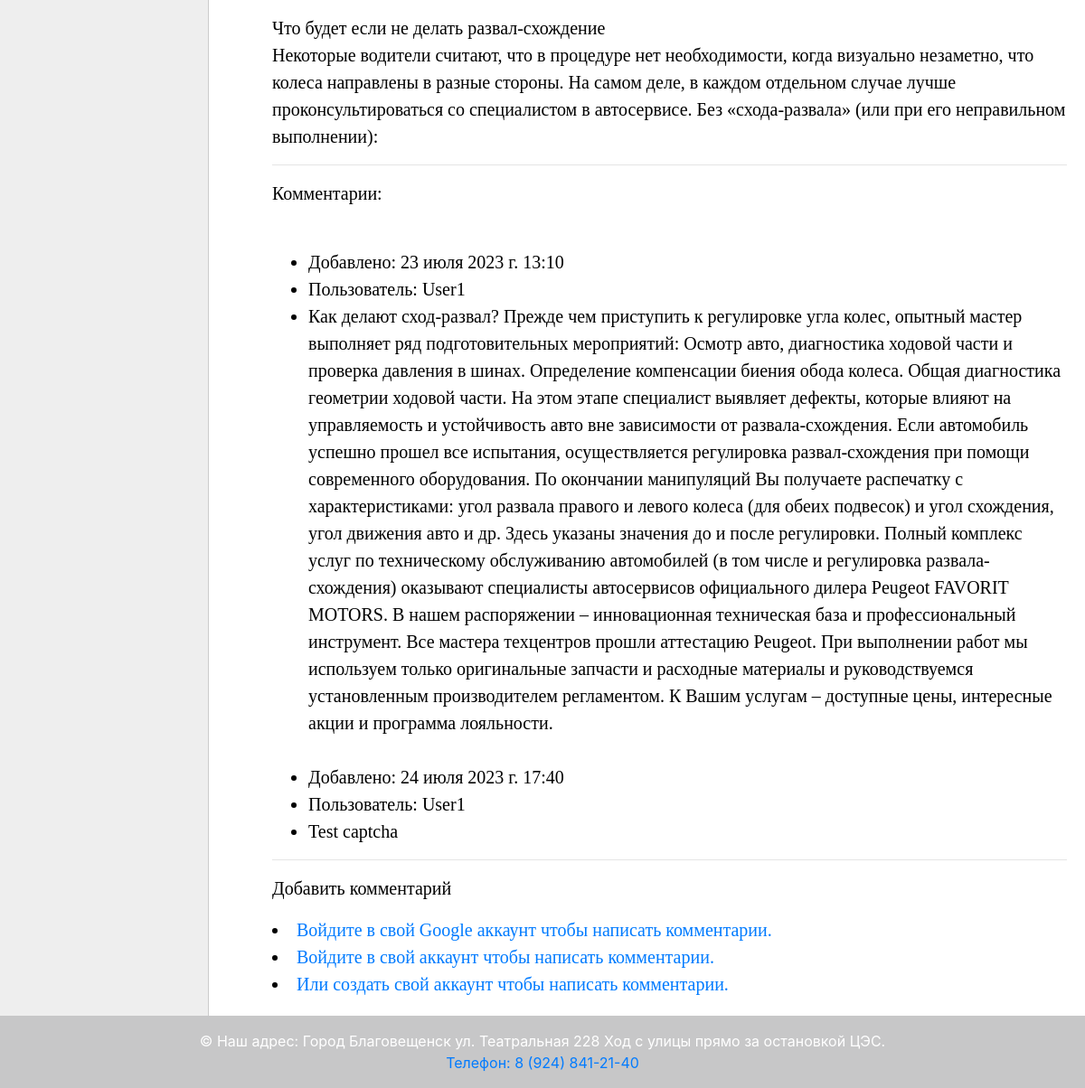
Page /service/razval-shozhdenie-legkovyh-avto/ (lower part) on the earlier database version.
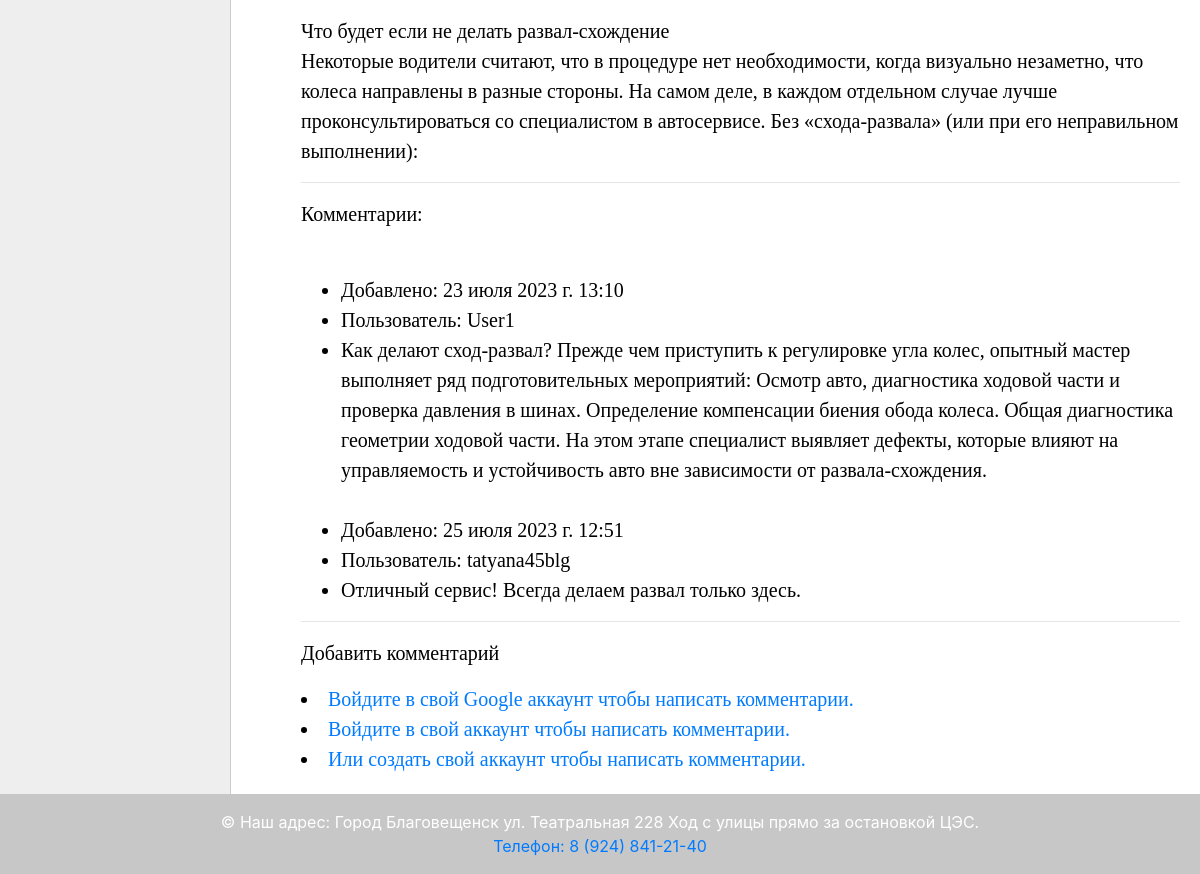
Same page on the later database version.
### avto_tochka/models.py (models this page shows)
class Comments(models.Model):
    class Meta:
        db_table = "comments"
        verbose_name = 'Комментарий'
        verbose_name_plural = 'Комментарии'
    user = models.ForeignKey(User, on_delete=models.CASCADE, verbose_name='Автор комментария')
    post = models.ForeignKey(Service, on_delete=models.CASCADE, verbose_name='Комментарий к услуге',
                             related_name='comments_service')
    text = models.TextField(verbose_name='Текст комментария', max_length=2500)
    created = models.DateTimeField("Добавлен", auto_now_add=True)
    status = models.BooleanField(default=False, verbose_name='Разрещение на публикацию')

### avto_tochka/views.py (the view, shortened to what this page needs)
# urls.py: path('service/<slug:service_slug>/', ShowService.as_view(), name='service'),
class ShowService(FormMixin, DataMixin, DetailView):
    model = Service
    template_name = 'avto_tochka/service.html'
    slug_url_kwarg = 'service_slug'
    context_object_name = 'service'
    form_class = CommentForm
    def get_context_data(self, *, object_list=None, **kwargs):
        context = super().get_context_data(**kwargs)
        c_def = self.get_user_context(title=context['service'], cat_selected=None)
        return dict(list(context.items()) + list(c_def.items()))

### avto_tochka/models.py (called while the page is built)
    def __str__(self):
        return self.title

    def get_absolute_url(self):
        return reverse('category', kwargs={'cat_slug': self.slug})

### avto_tochka/utils.py (called while the page is built)
    def get_user_context(self, **kwargs):
        context = kwargs
        cats = Category.objects.annotate(Count('service'))
        user_menu = menu.copy()
        if not self.request.user.is_superuser:
            user_menu.pop(2)
        context['menu'] = user_menu
        context['cats'] = cats  # tag для html
        if 'cat_selected' not in context:
            context['cat_selected'] = 0
        return context

### avto_tochka/templates/avto_tochka/service.html (shortened to what this page needs)
{% extends 'avto_tochka/base.html' %}
{% load static account socialaccount %}
{% block content %}
{{service.content|linebreaks}}
<hr>
<p>Комментарии:</p>
<ul>
{% for item in service.comments_service.all %}
        <br>
        {% if item.status is True %}
            <li>Добавлено: {{ item.created }} <br></li>
            <li>Пользователь: {{ item.user }} <br></li>
            <li>{{ item.text }} <br></li>
        {% else %}
            <li>Спасибо {{ item.user }} что оставили комментарий! Комментарий будет добавлен после модераци.</li>
        {% endif %}
{% endfor %}
</ul>
<hr>
<p>Добавить комментарий</p>
{% if request.user.is_authenticated %}
<div class="col-4" align="left">
    <form action="" id="add_form" method="post">
        {% csrf_token %}
        {{ form.as_p }}
    </form>
        <button form="add_form" type="submit" class="btn.btn-primary" align="left"> Добавить комментрарий </button>
</div>
{% else %}
<div>
    <li class="last">  <a href="{% provider_login_url 'google' %}">Войдите в свой Google аккаунт чтобы написать комментарии.</a></li>
    <li class="last">  <a href="{% url 'login' %}">Войдите в свой аккаунт чтобы написать комментарии.</a></li>
    <li class="last">  <a href="{% url 'register' %}">Или создать свой аккаунт чтобы написать комментарии.</a></li>
</div>
{% endif %}
{% endblock %}

Differences in the rows shown:
removed Comments: created "24 июля 2023 г. 17:40", user "User1", text "Test captcha"
changed Comments "User1": text "…вне зависимости от развала-схождения. Если автомобиль успешно прошел все испытания, осуществляется регулировка развал-схождения при помощи современного оборудования. По окончании манипуляций Вы получаете распечатку с характеристиками: угол развала правого и левого колеса (для обеих подвесок) и угол схождения, угол движения авто и др. Здесь указаны значения до и после регулировки. Полный комплекс услуг по техническому обслуживанию автомобилей (в том числе и регулировка развала-схождения) оказывают специалисты автосервисов официального дилера Peugeot FAVORIT MOTORS. В нашем распоряжении – инновационная техническая база и профессиональный инструмент. Все мастера техцентров прошли аттестацию…" → "…вне зависимости от развала-схождения."
added Comments: created "25 июля 2023 г. 12:51", user "tatyana45blg", text "Отличный сервис! Всегда делаем развал только здесь."
